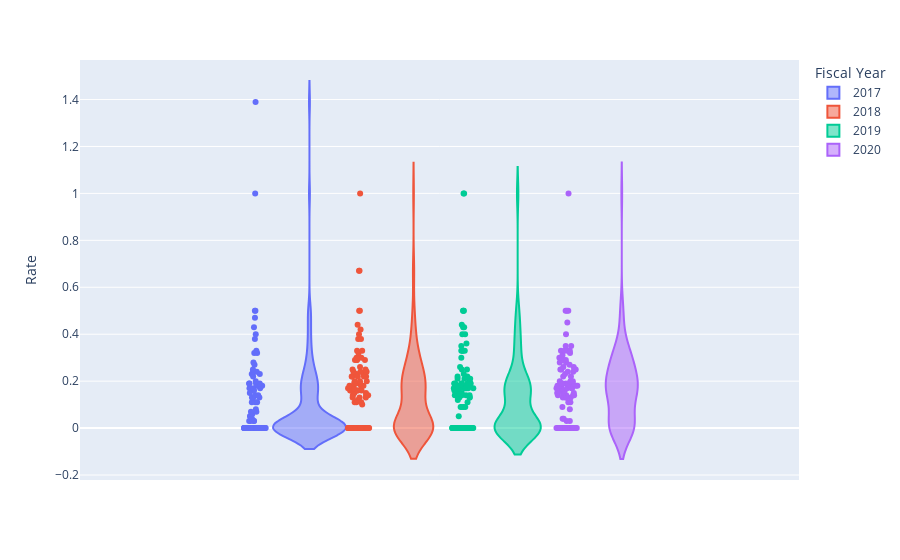

Notebook code for this chart:
### Code cell
fig=px.violin(df, y='Rate', color='Fiscal Year', points='all', hover_name='Demographic Category', hover_data=['Specific Demographic'])
fig.show()

### Figure 1 — Plotly figure (JSON) as saved in the notebook; plotly's stock layout.template omitted (floating-point values rounded to 4 significant figures; data arrays with more than 128 entries replaced by an {"elided": "..."} marker saying what was removed)
{"data": [{"alignmentgroup": "True", "box": {"visible": false}, "customdata": {"elided": "130x1 str values"}, "hovertemplate": "<b>%{hovertext}</b><br><br>Fiscal Year=2017<br>Rate=%{y}<br>Specific Demographic=%{customdata[0]}<extra></extra>", "hovertext": {"elided": "130 str values"}, "legendgroup": "2017", "marker": {"color": "#636efa"}, "name": "2017", "offsetgroup": "2017", "orientation": "v", "points": "all", "scalegroup": "True", "showlegend": true, "type": "violin", "x0": " ", "xaxis": "x", "y": {"elided": "130 float values"}, "y0": " ", "yaxis": "y"}, {"alignmentgroup": "True", "box": {"visible": false}, "customdata": {"elided": "130x1 str values"}, "hovertemplate": "<b>%{hovertext}</b><br><br>Fiscal Year=2018<br>Rate=%{y}<br>Specific Demographic=%{customdata[0]}<extra></extra>", "hovertext": {"elided": "130 str values"}, "legendgroup": "2018", "marker": {"color": "#EF553B"}, "name": "2018", "offsetgroup": "2018", "orientation": "v", "points": "all", "scalegroup": "True", "showlegend": true, "type": "violin", "x0": " ", "xaxis": "x", "y": {"elided": "130 float values"}, "y0": " ", "yaxis": "y"}, {"alignmentgroup": "True", "box": {"visible": false}, "customdata": {"elided": "130x1 str values"}, "hovertemplate": "<b>%{hovertext}</b><br><br>Fiscal Year=2019<br>Rate=%{y}<br>Specific Demographic=%{customdata[0]}<extra></extra>", "hovertext": {"elided": "130 str values"}, "legendgroup": "2019", "marker": {"color": "#00cc96"}, "name": "2019", "offsetgroup": "2019", "orientation": "v", "points": "all", "scalegroup": "True", "showlegend": true, "type": "violin", "x0": " ", "xaxis": "x", "y": {"elided": "130 float values"}, "y0": " ", "yaxis": "y"}, {"alignmentgroup": "True", "box": {"visible": false}, "customdata": [["AmIndAKNative"], ["Asian"], ["BlackAfAmerican"], ["NativeHIOtherPacific"], ["Two or more races"], ["Unknown"], ["White"], ["AmIndAKNative"], ["Asian"], ["BlackAfAmerican"], ["Two or more races"], ["Unknown"], ["White"], ["AmIndAKNative"], ["BlackAfAmerican"], ["Two or more races"], ["Unknown"], ["White"], ["AmIndAKNative"], ["BlackAfAmerican"], ["Two or more races"], ["Unknown"], ["White"], ["BlackAfAmerican"], ["Two or more races"], ["Unknown"], ["White"], ["Hispanic/Latino"], ["Non-Hispanic/Non-Latino"], ["Unknown"], ["Hispanic/Latino"], ["Non-Hispanic/Non-Latino"], ["Unknown"], ["Hispanic/Latino"], ["Non-Hispanic/Non-Latino"], ["Hispanic/Latino"], ["Non-Hispanic/Non-Latino"], ["Hispanic/Latino"], ["Non-Hispanic/Non-Latino"], ["Unknown"], ["Female"], ["Gender non-conforming"], ["Male"], ["Trans Female"], ["Female"], ["Male"], ["Trans Female"], ["Unknown"], ["Gender non-conforming"], ["Male"], ["Trans Female"], ["Female"], ["Male"], ["Trans Male"], ["Female"], ["Male"], ["No"], ["Unknown"], ["Yes"], ["No"], ["Unknown"], ["Yes"], ["Unknown"], ["Yes"], ["No"], ["Unknown"], ["Yes"], ["No"], ["Yes"], ["Adult under 62"], ["Children"], ["Elder Adult"], ["Young Adult"], ["Adult under 62"], ["Children"], ["Elder Adult"], ["Unknown"], ["Young Adult"], ["Adult under 62"], ["Elder Adult"], ["Adult under 62"], ["Elder Adult"], ["Young Adult"], ["Adult under 62"], ["Children"], ["Elder Adult"], ["Young Adult"], ["No"], ["Yes"], ["No"], ["Unknown"], ["Yes"], ["No"], ["Yes"], ["No"], ["Unknown"], ["Yes"], ["No"], ["Unknown"], ["Yes"]], "hovertemplate": "<b>%{hovertext}</b><br><br>Fiscal Year=2020<br>Rate=%{y}<br>Specific Demographic=%{customdata[0]}<extra></extra>", "hovertext": ["Race", "Race", "Race", "Race", "Race", "Race", "Race", "Race", "Race", "Race", "Race", "Race", "Race", "Race", "Race", "Race", "Race", "Race", "Race", "Race", "Race", "Race", "Race", "Race", "Race", "Race", "Race", "Ethnicity", "Ethnicity", "Ethnicity", "Ethnicity", "Ethnicity", "Ethnicity", "Ethnicity", "Ethnicity", "Ethnicity", "Ethnicity", "Ethnicity", "Ethnicity", "Ethnicity", "Gender", "Gender", "Gender", "Gender", "Gender", "Gender", "Gender", "Gender", "Gender", "Gender", "Gender", "Gender", "Gender", "Gender", "Gender", "Gender", "Veteran", "Veteran", "Veteran", "Veteran", "Veteran", "Veteran", "Veteran", "Veteran", "Veteran", "Veteran", "Veteran", "Veteran", "Veteran", "Age", "Age", "Age", "Age", "Age", "Age", "Age", "Age", "Age", "Age", "Age", "Age", "Age", "Age", "Age", "Age", "Age", "Age", "Disability", "Disability", "Disability", "Disability", "Disability", "Disability", "Disability", "Disability", "Disability", "Disability", "Disability", "Disability", "Disability"], "legendgroup": "2020", "marker": {"color": "#ab63fa"}, "name": "2020", "offsetgroup": "2020", "orientation": "v", "points": "all", "scalegroup": "True", "showlegend": true, "type": "violin", "x0": " ", "xaxis": "x", "y": [0, 0.13, 0.16, 0, 0.33, 0, 0.19, 0, 0, 0.2, 0.22, 0.03, 0.13, 0, 0.4, 0, 0, 0.33, 0, 0.25, 0.33, 0.5, 0.3, 0.33, 0, 0, 0.08, 0.19, 0.18, 0, 0.13, 0.18, 0.04, 0, 0.32, 0.31, 0.29, 0.04, 0.25, 0, 0.17, 0, 0.19, 0.5, 0.17, 0.17, 0, 0, 0, 0.28, 0, 0.14, 0.35, 1, 0.15, 0.2, 0.18, 0, 0.19, 0.14, 0, 0.24, 0, 0.27, 0.33, 0, 0.25, 0.15, 0.23, 0.22, 0.11, 0.26, 0.14, 0.2, 0.11, 0.13, 0, 0.18, 0.35, 0.09, 0.17, 0.5, 0.45, 0.19, 0.16, 0, 0.24, 0.14, 0.25, 0.15, 0.03, 0.18, 0, 0.28, 0.29, 0.3, 0.29, 0.17, 0.15, 0.26], "y0": " ", "yaxis": "y"}], "layout": {"legend": {"title": {"text": "Fiscal Year"}, "tracegroupgap": 0}, "margin": {"t": 60}, "violinmode": "group", "xaxis": {"anchor": "y", "domain": [0, 1]}, "yaxis": {"anchor": "x", "domain": [0, 1], "title": {"text": "Rate"}}}}
